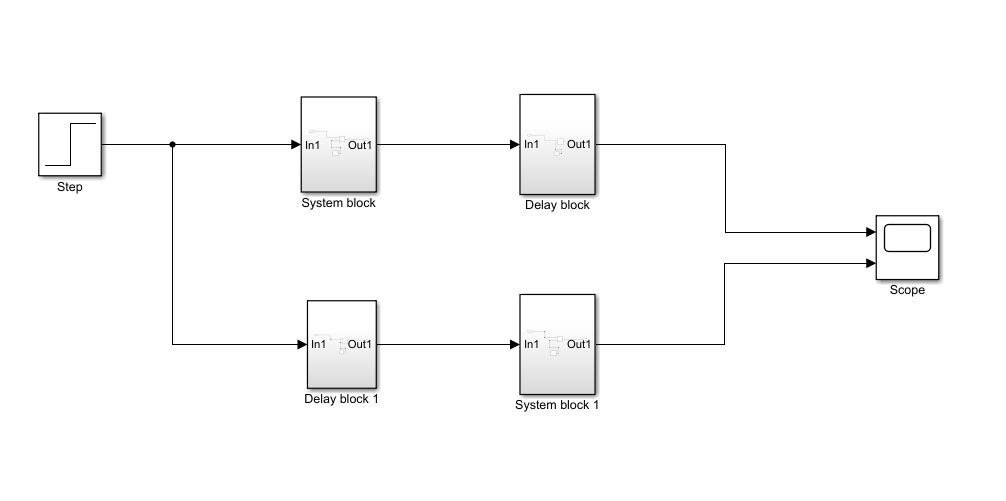
%> input picture System classification/exp_07_a_blockdiagram.PNG, 1006 x 501 px
$ octave exp7.m   (GNU Octave 9; MATLAB toolbox functions it lacks are replaced by stand-ins)
%> lines starting %> are read from the running program, lines starting %| are printed output that depends on the picture
%% Experiment No: 7

%{
    Name: Smit Shah
    PRN: 17070123090
    Batch: EB-2
%}

clc
clear all
close all

%% QUESTION 1: Make a model in Simulink to identify whether the system y(t)= x(t)cos(wt) is time variant/time invariant

figure(1)
a=imread('exp_07_a_blockdiagram.PNG');
%> a is the input picture: size 501x1006x3 uint8; min 0, max 255, mean 250.9
imshow(a)
figure(2)
b=imread('exp_07_a_system.PNG');
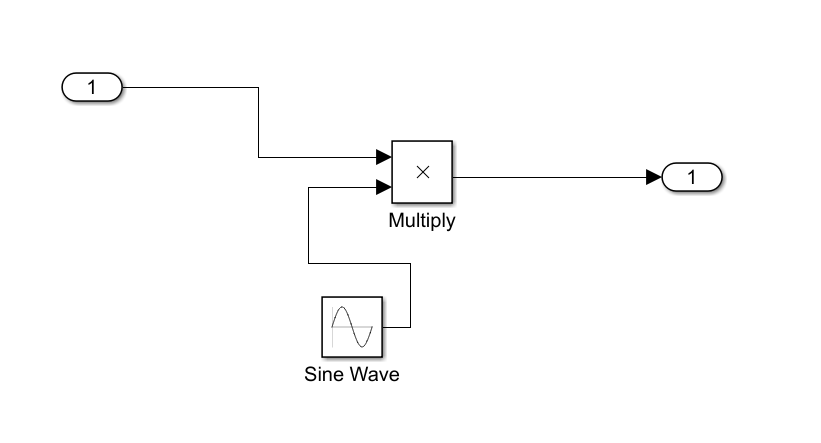
%> input picture System classification/exp_07_a_system.PNG, 821 x 443 px
%> b is the input picture: size 443x821x3 uint8; min 0, max 255, mean 252.4
imshow(b)
figure(3)
c=imread('exp_07_a_delay.PNG');
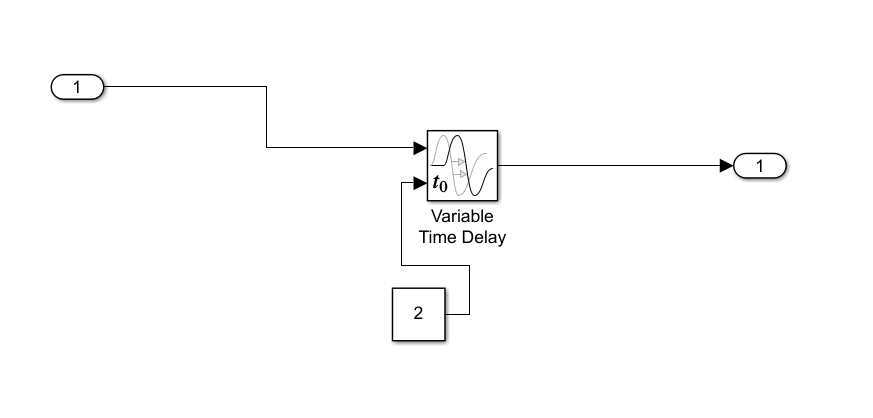
%> input picture System classification/exp_07_a_delay.PNG, 873 x 418 px
%> c is the input picture: size 418x873x3 uint8; min 0, max 255, mean 252.6
imshow(c)
figure(4)
d=imread('exp_07_a_output.PNG');
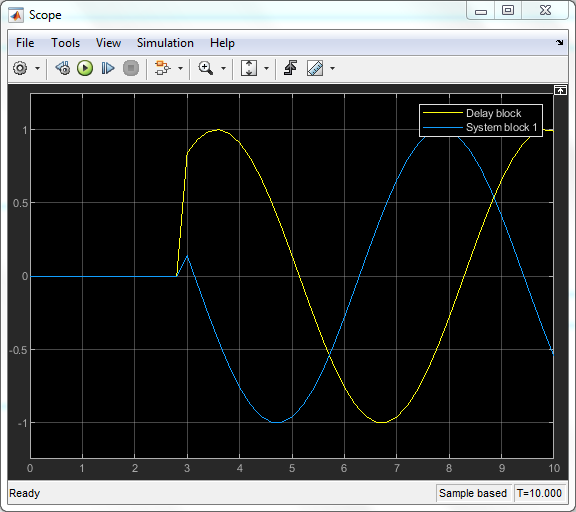
%> input picture System classification/exp_07_a_output.PNG, 576 x 512 px
%> d is the input picture: size 512x576x3 uint8; mean R, G, B 63.4, 64.7, 65
imshow(d)

%% QUESTION 2: Make a model in Simulink to identify whether the system y(t)= 2x(t)+1 is linear/non-linear

figure(5)
a=imread('exp_07_b_subsystem.PNG');
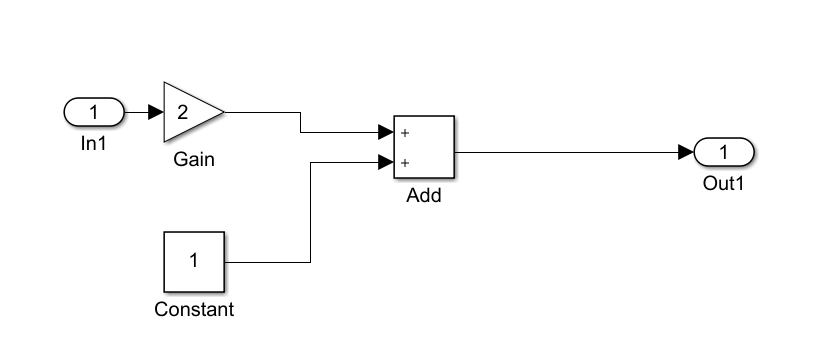
%> input picture System classification/exp_07_b_subsystem.PNG, 824 x 364 px
%> a is the input picture: size 364x824x3 uint8; min 0, max 255, mean 251.4
imshow(a)
figure(6)
b=imread('exp_07_b_homogenity.PNG');
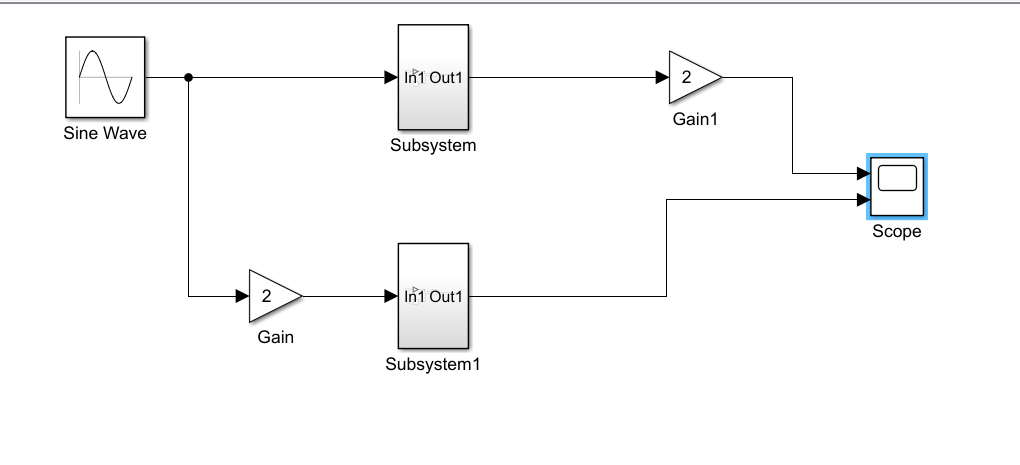
%> input picture System classification/exp_07_b_homogenity.PNG, 1020 x 465 px
%> b is the input picture: size 465x1020x3 uint8; mean R, G, B 249.8, 250.1, 250.2
imshow(b)
figure(7)
%> (the run ends here)
